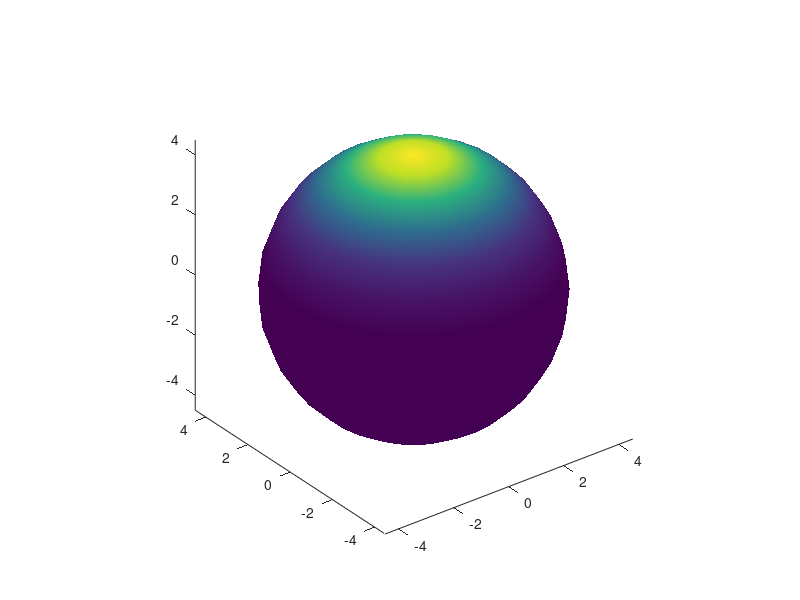

Write the MATLAB code that produced this figure.
%
%      Bloch states
%      2-Level system
%
%



% Number of atoms to simulate
N = 9;



% Operators
N_a1 = diag(N - (0:N));
N_a2 = diag(0:N);
%N_b = diag(0:N);

%a1_p = diag(sqrt(N + 1 - (1:N)), -1);
%a1_m = diag(sqrt(N + 1 - (1:N)), 1);
%a2_p = diag(sqrt(1:N), -1);
%a2_m = diag(sqrt(1:N), 1);
%b_m = diag(sqrt(1:N), 1);
%b_p = diag(sqrt(1:N), -1);

f = @(x) (sqrt(x) .* sqrt(N - x + 1));
J_m = diag(f(1:N), 1);
J_p = diag(f(1:N), -1);

J_x = 0.5 * (J_p + J_m);
J_y = 0.5i * (J_p - J_m);
J_z = 0.5 * (N_a1 - N_a2);



% Hamiltonain definition
%H_0 = a1_m * a2_p * b_p;
%H_AB = H_0 + ctranspose(H_0);
%H_m = J_m * b_p + J_p * b_m;
H_m = J_x;



% Unitary operator
U = @(t, H) (expm(-1i * H * t));



% Initial state
c0 = zeros(N + 1, 1);
c0(1) = 1;
psi0 = c0;
t = 0.0;
psi_t = U(t, H_m) * psi0;



% Spin-coherent state function (for Qfunc)
alpha = @(theta, phi)  (...
    expm(-1i * phi * J_z) * ...
    expm(-1i * theta * J_y) * ...
    psi0);



% Density matrix
rho_A = psi_t * ctranspose(psi_t);



% Q function
Q = @(theta, phi) ( ...
        ctranspose(alpha(theta, phi)) * ...
        rho_A * ...
        alpha(theta, phi) );



% Calculate values
theta_steps = 15;
phi_steps = 30;
q = zeros(theta_steps, phi_steps);
for i = 1:theta_steps
    for j = 1:phi_steps
        
        theta = pi * (i - 1) / (theta_steps - 1);
        phi = 2 * pi * (j - 1) / (phi_steps - 1);

        q(i, j) = abs(Q(theta, phi));

    end
end



% Plot
radius = N / 2;
theta_matrix = linspace(0, pi, theta_steps);
phi_matrix = linspace(0, 2*pi, phi_steps);
[thetamesh, phimesh] = meshgrid(theta_matrix, phi_matrix);
x = radius * sin(thetamesh) .* cos(phimesh);
y = radius * sin(thetamesh) .* sin(phimesh);
z = radius * cos(thetamesh);


figure(17)
surf(x, y, z, q')
shading 'interp'
view(3)
%view([1, 0, 0])
%caxis([0, 2])
axis on
axis tight
axis equal
%axis([-51, 51, -51, 51, -51, 51])
grid off;

